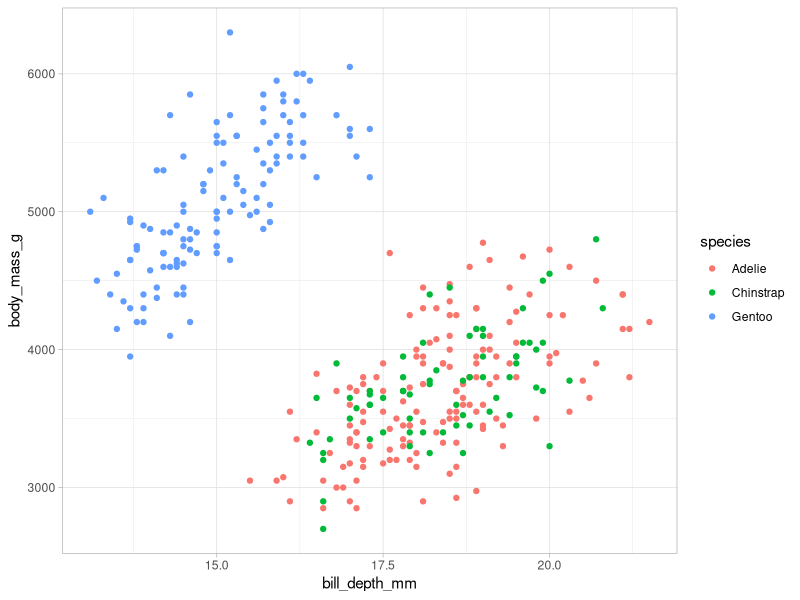
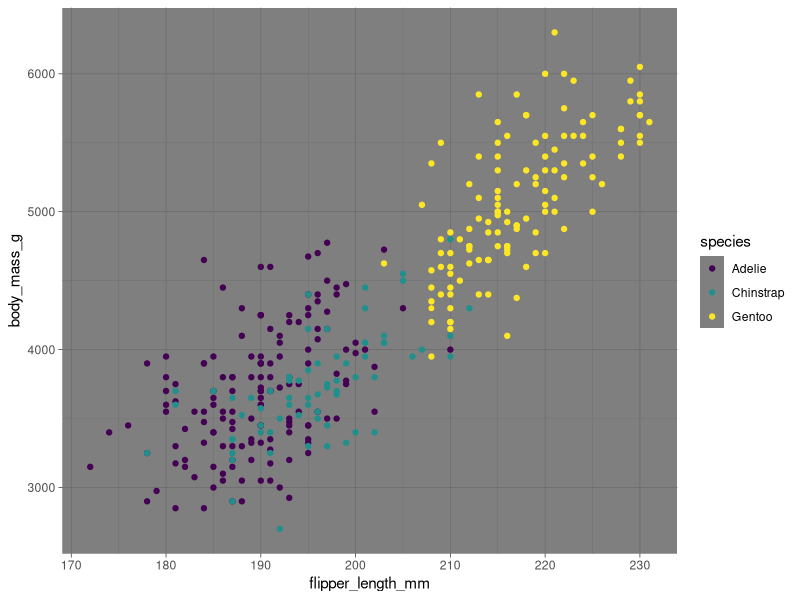

These figures' R source, in order:
## ---- chunk 1
knitr::opts_chunk$set(echo = TRUE, message = FALSE, warning = FALSE)
library(tidyverse)
library(palmerpenguins)
## ---- chunk 2
ggplot(penguins, aes(x = bill_depth_mm, y = body_mass_g, color = species)) +
  geom_point() +
  theme_light()
## ---- chunk 3
ggplot(penguins, aes(x = flipper_length_mm, y = body_mass_g, color = species)) +
  geom_point() +
  scale_color_viridis_d() +
  theme_dark()
